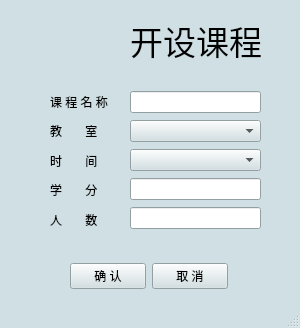
<?xml version="1.0" encoding="UTF-8"?>
<ui version="4.0">
 <class>addCourseWindow</class>
 <widget class="QMainWindow" name="addCourseWindow">
  <property name="geometry">
   <rect>
    <x>0</x>
    <y>0</y>
    <width>300</width>
    <height>328</height>
   </rect>
  </property>
  <property name="palette">
   <palette>
    <active>
     <colorrole role="WindowText">
      <brush brushstyle="SolidPattern">
       <color alpha="255">
        <red>0</red>
        <green>0</green>
        <blue>0</blue>
       </color>
      </brush>
     </colorrole>
     <colorrole role="Button">
      <brush brushstyle="SolidPattern">
       <color alpha="255">
        <red>207</red>
        <green>223</green>
        <blue>227</blue>
       </color>
      </brush>
     </colorrole>
     <colorrole role="Light">
      <brush brushstyle="SolidPattern">
       <color alpha="255">
        <red>255</red>
        <green>255</green>
        <blue>255</blue>
       </color>
      </brush>
     </colorrole>
     <colorrole role="Midlight">
      <brush brushstyle="SolidPattern">
       <color alpha="255">
        <red>231</red>
        <green>239</green>
        <blue>241</blue>
       </color>
      </brush>
     </colorrole>
     <colorrole role="Dark">
      <brush brushstyle="SolidPattern">
       <color alpha="255">
        <red>103</red>
        <green>111</green>
        <blue>113</blue>
       </color>
      </brush>
     </colorrole>
     <colorrole role="Mid">
      <brush brushstyle="SolidPattern">
       <color alpha="255">
        <red>138</red>
        <green>149</green>
        <blue>151</blue>
       </color>
      </brush>
     </colorrole>
     <colorrole role="Text">
      <brush brushstyle="SolidPattern">
       <color alpha="255">
        <red>0</red>
        <green>0</green>
        <blue>0</blue>
       </color>
      </brush>
     </colorrole>
     <colorrole role="BrightText">
      <brush brushstyle="SolidPattern">
       <color alpha="255">
        <red>255</red>
        <green>255</green>
        <blue>255</blue>
       </color>
      </brush>
     </colorrole>
     <colorrole role="ButtonText">
      <brush brushstyle="SolidPattern">
       <color alpha="255">
        <red>0</red>
        <green>0</green>
        <blue>0</blue>
       </color>
      </brush>
     </colorrole>
     <colorrole role="Base">
      <brush brushstyle="SolidPattern">
       <color alpha="255">
        <red>255</red>
        <green>255</green>
        <blue>255</blue>
       </color>
      </brush>
     </colorrole>
     <colorrole role="Window">
      <brush brushstyle="SolidPattern">
       <color alpha="255">
        <red>207</red>
        <green>223</green>
        <blue>227</blue>
       </color>
      </brush>
     </colorrole>
     <colorrole role="Shadow">
      <brush brushstyle="SolidPattern">
       <color alpha="255">
        <red>0</red>
        <green>0</green>
        <blue>0</blue>
       </color>
      </brush>
     </colorrole>
     <colorrole role="AlternateBase">
      <brush brushstyle="SolidPattern">
       <color alpha="255">
        <red>231</red>
        <green>239</green>
        <blue>241</blue>
       </color>
      </brush>
     </colorrole>
     <colorrole role="ToolTipBase">
      <brush brushstyle="SolidPattern">
       <color alpha="255">
        <red>255</red>
        <green>255</green>
        <blue>220</blue>
       </color>
      </brush>
     </colorrole>
     <colorrole role="ToolTipText">
      <brush brushstyle="SolidPattern">
       <color alpha="255">
        <red>0</red>
        <green>0</green>
        <blue>0</blue>
       </color>
      </brush>
     </colorrole>
    </active>
    <inactive>
     <colorrole role="WindowText">
      <brush brushstyle="SolidPattern">
       <color alpha="255">
        <red>0</red>
        <green>0</green>
        <blue>0</blue>
       </color>
      </brush>
     </colorrole>
     <colorrole role="Button">
      <brush brushstyle="SolidPattern">
       <color alpha="255">
        <red>207</red>
        <green>223</green>
        <blue>227</blue>
       </color>
      </brush>
     </colorrole>
     <colorrole role="Light">
      <brush brushstyle="SolidPattern">
       <color alpha="255">
        <red>255</red>
        <green>255</green>
        <blue>255</blue>
       </color>
      </brush>
     </colorrole>
     <colorrole role="Midlight">
      <brush brushstyle="SolidPattern">
       <color alpha="255">
        <red>231</red>
        <green>239</green>
        <blue>241</blue>
       </color>
      </brush>
     </colorrole>
     <colorrole role="Dark">
      <brush brushstyle="SolidPattern">
       <color alpha="255">
        <red>103</red>
        <green>111</green>
        <blue>113</blue>
       </color>
      </brush>
     </colorrole>
     <colorrole role="Mid">
      <brush brushstyle="SolidPattern">
       <color alpha="255">
        <red>138</red>
        <green>149</green>
        <blue>151</blue>
       </color>
      </brush>
     </colorrole>
     <colorrole role="Text">
      <brush brushstyle="SolidPattern">
       <color alpha="255">
        <red>0</red>
        <green>0</green>
        <blue>0</blue>
       </color>
      </brush>
     </colorrole>
     <colorrole role="BrightText">
      <brush brushstyle="SolidPattern">
       <color alpha="255">
        <red>255</red>
        <green>255</green>
        <blue>255</blue>
       </color>
      </brush>
     </colorrole>
     <colorrole role="ButtonText">
      <brush brushstyle="SolidPattern">
       <color alpha="255">
        <red>0</red>
        <green>0</green>
        <blue>0</blue>
       </color>
      </brush>
     </colorrole>
     <colorrole role="Base">
      <brush brushstyle="SolidPattern">
       <color alpha="255">
        <red>255</red>
        <green>255</green>
        <blue>255</blue>
       </color>
      </brush>
     </colorrole>
     <colorrole role="Window">
      <brush brushstyle="SolidPattern">
       <color alpha="255">
        <red>207</red>
        <green>223</green>
        <blue>227</blue>
       </color>
      </brush>
     </colorrole>
     <colorrole role="Shadow">
      <brush brushstyle="SolidPattern">
       <color alpha="255">
        <red>0</red>
        <green>0</green>
        <blue>0</blue>
       </color>
      </brush>
     </colorrole>
     <colorrole role="AlternateBase">
      <brush brushstyle="SolidPattern">
       <color alpha="255">
        <red>231</red>
        <green>239</green>
        <blue>241</blue>
       </color>
      </brush>
     </colorrole>
     <colorrole role="ToolTipBase">
      <brush brushstyle="SolidPattern">
       <color alpha="255">
        <red>255</red>
        <green>255</green>
        <blue>220</blue>
       </color>
      </brush>
     </colorrole>
     <colorrole role="ToolTipText">
      <brush brushstyle="SolidPattern">
       <color alpha="255">
        <red>0</red>
        <green>0</green>
        <blue>0</blue>
       </color>
      </brush>
     </colorrole>
    </inactive>
    <disabled>
     <colorrole role="WindowText">
      <brush brushstyle="SolidPattern">
       <color alpha="255">
        <red>103</red>
        <green>111</green>
        <blue>113</blue>
       </color>
      </brush>
     </colorrole>
     <colorrole role="Button">
      <brush brushstyle="SolidPattern">
       <color alpha="255">
        <red>207</red>
        <green>223</green>
        <blue>227</blue>
       </color>
      </brush>
     </colorrole>
     <colorrole role="Light">
      <brush brushstyle="SolidPattern">
       <color alpha="255">
        <red>255</red>
        <green>255</green>
        <blue>255</blue>
       </color>
      </brush>
     </colorrole>
     <colorrole role="Midlight">
      <brush brushstyle="SolidPattern">
       <color alpha="255">
        <red>231</red>
        <green>239</green>
        <blue>241</blue>
       </color>
      </brush>
     </colorrole>
     <colorrole role="Dark">
      <brush brushstyle="SolidPattern">
       <color alpha="255">
        <red>103</red>
        <green>111</green>
        <blue>113</blue>
       </color>
      </brush>
     </colorrole>
     <colorrole role="Mid">
      <brush brushstyle="SolidPattern">
       <color alpha="255">
        <red>138</red>
        <green>149</green>
        <blue>151</blue>
       </color>
      </brush>
     </colorrole>
     <colorrole role="Text">
      <brush brushstyle="SolidPattern">
       <color alpha="255">
        <red>103</red>
        <green>111</green>
        <blue>113</blue>
       </color>
      </brush>
     </colorrole>
     <colorrole role="BrightText">
      <brush brushstyle="SolidPattern">
       <color alpha="255">
        <red>255</red>
        <green>255</green>
        <blue>255</blue>
       </color>
      </brush>
     </colorrole>
     <colorrole role="ButtonText">
      <brush brushstyle="SolidPattern">
       <color alpha="255">
        <red>103</red>
        <green>111</green>
        <blue>113</blue>
       </color>
      </brush>
     </colorrole>
     <colorrole role="Base">
      <brush brushstyle="SolidPattern">
       <color alpha="255">
        <red>207</red>
        <green>223</green>
        <blue>227</blue>
       </color>
      </brush>
     </colorrole>
     <colorrole role="Window">
      <brush brushstyle="SolidPattern">
       <color alpha="255">
        <red>207</red>
        <green>223</green>
        <blue>227</blue>
       </color>
      </brush>
     </colorrole>
     <colorrole role="Shadow">
      <brush brushstyle="SolidPattern">
       <color alpha="255">
        <red>0</red>
        <green>0</green>
        <blue>0</blue>
       </color>
      </brush>
     </colorrole>
     <colorrole role="AlternateBase">
      <brush brushstyle="SolidPattern">
       <color alpha="255">
        <red>207</red>
        <green>223</green>
        <blue>227</blue>
       </color>
      </brush>
     </colorrole>
     <colorrole role="ToolTipBase">
      <brush brushstyle="SolidPattern">
       <color alpha="255">
        <red>255</red>
        <green>255</green>
        <blue>220</blue>
       </color>
      </brush>
     </colorrole>
     <colorrole role="ToolTipText">
      <brush brushstyle="SolidPattern">
       <color alpha="255">
        <red>0</red>
        <green>0</green>
        <blue>0</blue>
       </color>
      </brush>
     </colorrole>
    </disabled>
   </palette>
  </property>
  <property name="windowTitle">
   <string>开设课程</string>
  </property>
  <widget class="QWidget" name="centralwidget">
   <widget class="QLabel" name="label_9">
    <property name="geometry">
     <rect>
      <x>130</x>
      <y>15</y>
      <width>141</width>
      <height>51</height>
     </rect>
    </property>
    <property name="font">
     <font>
      <pointsize>25</pointsize>
     </font>
    </property>
    <property name="text">
     <string>开设课程</string>
    </property>
   </widget>
   <widget class="QLabel" name="label">
    <property name="geometry">
     <rect>
      <x>50</x>
      <y>10</y>
      <width>60</width>
      <height>60</height>
     </rect>
    </property>
    <property name="text">
     <string/>
    </property>
    <property name="pixmap">
     <pixmap resource="resources.qrc">:/Images/fudanLogo.png</pixmap>
    </property>
    <property name="scaledContents">
     <bool>true</bool>
    </property>
   </widget>
   <widget class="QWidget" name="layoutWidget">
    <property name="geometry">
     <rect>
      <x>50</x>
      <y>90</y>
      <width>68</width>
      <height>141</height>
     </rect>
    </property>
    <layout class="QVBoxLayout" name="verticalLayout">
     <item>
      <widget class="QLabel" name="label_10">
       <property name="text">
        <string>课 程 名 称</string>
       </property>
      </widget>
     </item>
     <item>
      <widget class="QLabel" name="label_11">
       <property name="text">
        <string>教       室</string>
       </property>
      </widget>
     </item>
     <item>
      <widget class="QLabel" name="label_12">
       <property name="text">
        <string>时       间</string>
       </property>
      </widget>
     </item>
     <item>
      <widget class="QLabel" name="label_13">
       <property name="text">
        <string>学       分</string>
       </property>
      </widget>
     </item>
     <item>
      <widget class="QLabel" name="label_14">
       <property name="text">
        <string>人       数</string>
       </property>
      </widget>
     </item>
    </layout>
   </widget>
   <widget class="QWidget" name="layoutWidget">
    <property name="geometry">
     <rect>
      <x>70</x>
      <y>260</y>
      <width>158</width>
      <height>32</height>
     </rect>
    </property>
    <layout class="QHBoxLayout" name="horizontalLayout">
     <item>
      <widget class="QPushButton" name="confirmButton">
       <property name="text">
        <string>确 认</string>
       </property>
      </widget>
     </item>
     <item>
      <widget class="QPushButton" name="cancelButton">
       <property name="text">
        <string>取 消</string>
       </property>
      </widget>
     </item>
    </layout>
   </widget>
   <widget class="QWidget" name="layoutWidget">
    <property name="geometry">
     <rect>
      <x>130</x>
      <y>90</y>
      <width>131</width>
      <height>141</height>
     </rect>
    </property>
    <layout class="QVBoxLayout" name="verticalLayout_2">
     <item>
      <widget class="QLineEdit" name="cNameLine"/>
     </item>
     <item>
      <widget class="QComboBox" name="cRoomComboBox"/>
     </item>
     <item>
      <widget class="QComboBox" name="cTimeComboBox"/>
     </item>
     <item>
      <widget class="QLineEdit" name="cCreditLine"/>
     </item>
     <item>
      <widget class="QLineEdit" name="cMaxNumLine"/>
     </item>
    </layout>
   </widget>
  </widget>
  <widget class="QMenuBar" name="menubar">
   <property name="geometry">
    <rect>
     <x>0</x>
     <y>0</y>
     <width>300</width>
     <height>23</height>
    </rect>
   </property>
  </widget>
  <widget class="QStatusBar" name="statusbar"/>
 </widget>
 <resources>
  <include location="resources.qrc"/>
 </resources>
 <connections/>
</ui>
